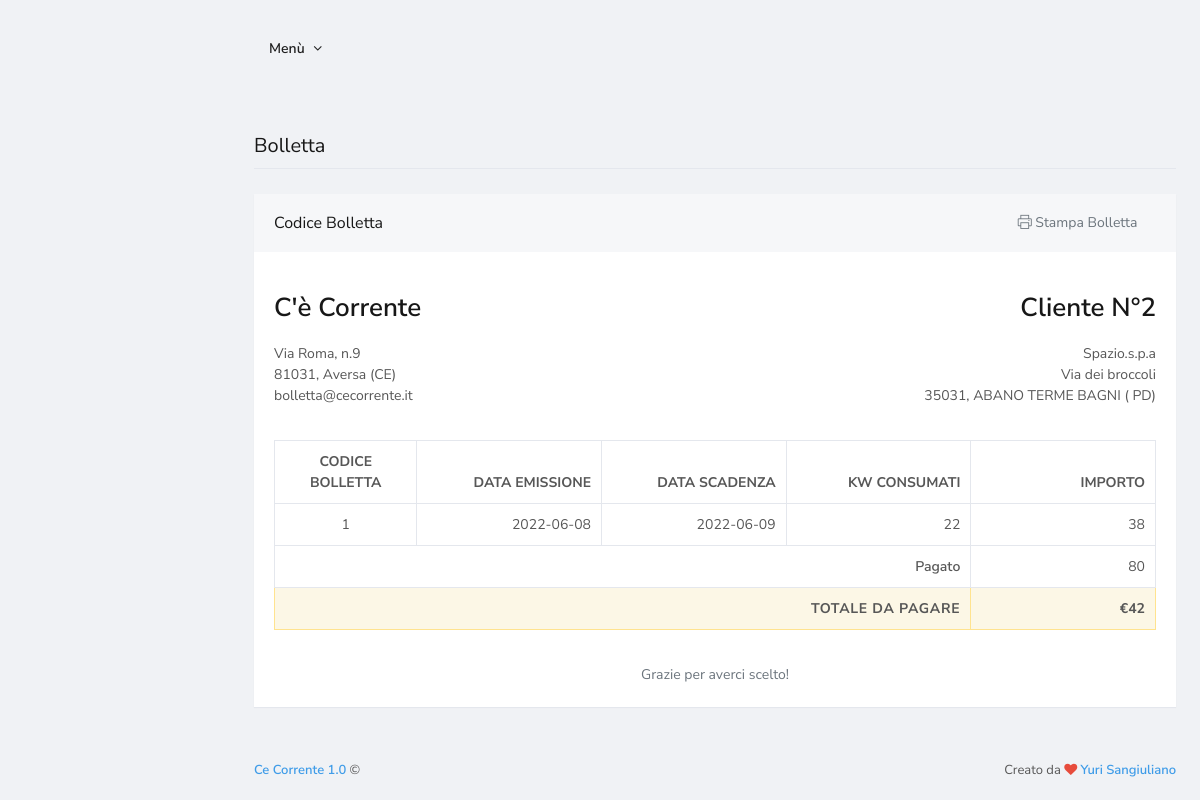
/StampaFattura.php?id=1 (signed in), run on the app's committed database.
### tables this page shows
CREATE TABLE `cliente` (
  `CodCliente` int(11) NOT NULL,
  `IndirizzoFiscale` varchar(255) NOT NULL,
  `Telefono` int(11) NOT NULL,
  `Cognome` varchar(255) DEFAULT NULL,
  `NomeReferente` varchar(255) DEFAULT NULL,
  `RagioneSociale` varchar(255) DEFAULT NULL,
  `CognomeReferente` varchar(255) DEFAULT NULL,
  `EmailPec` varchar(255) NOT NULL,
  `Tipo` text NOT NULL,
  `Nome` varchar(255) DEFAULT NULL,
  `Password` varchar(255) NOT NULL,
  `CodComune` int(11) NOT NULL
);

CREATE TABLE `comuni` (
  `CodComune` int(11) NOT NULL,
  `CAP` int(11) NOT NULL,
  `Comune` varchar(100) NOT NULL,
  `Provincia` text NOT NULL,
  `Regione` varchar(21) NOT NULL
);

CREATE TABLE `bolletta` (
  `CodiceBolletta` int(11) NOT NULL,
  `DataEmissione` date NOT NULL,
  `DataScadenza` date NOT NULL,
  `KWConsumati` double NOT NULL,
  `Importo` decimal(10,0) NOT NULL,
  `CodC` int(11) NOT NULL
);

CREATE TABLE `pagamento` (
  `CodPagamento` int(11) NOT NULL,
  `ImportoSaldato` decimal(10,0) NOT NULL,
  `CodiceTransazione` int(11) NOT NULL,
  `CodiceBolletta` int(11) NOT NULL
);

### inc/_global/config.php (called while the page is built, shortened)
<?php
require 'inc/_classes/Template.php';
$cb                             = new Template('Ce Corrente', '1.0', 'assets');

### inc/backend/config.php (called while the page is built, shortened)
<?php
$cb->inc_header                 = 'inc/backend/views/inc_header.php';
$cb->inc_footer                 = 'inc/backend/views/inc_footer.php';

### assets/php/sessioni.php (called while the page is built, shortened)
<?php
if (isset($_SESSION['MatricolaD'])) {
    $matricolaD = $_SESSION['MatricolaD'];
    $tipo = $_SESSION['TipoUser'];
}
elseif (isset($_SESSION['CodiceCliente'])) {
    $CodiceCliente = $_SESSION['CodiceCliente'];
}
else {
    header("Location: index.php");
    exit();
}
?>

### StampaFattura.php (the view, shortened to what this page needs)
<?php require 'assets/php/sessioni.php'; ?>
<?php require 'inc/_global/config.php'; ?>
<?php require 'inc/backend/config.php'; ?>
<?php require 'inc/_global/views/head_start.php'; ?>
<?php require 'inc/_global/views/head_end.php'; ?>
<?php require 'inc/_global/views/page_start.php'; ?>
<div class="content">
  <h2 class="content-heading d-print-none">
    Bolletta
  </h2>
  <div class="block">
    <div class="block-header block-header-default">
      <h3 class="block-title">Codice Bolletta</h3>
      <div class="block-options">
        <button type="button" class="btn-block-option" onclick="Codebase.helpers('print-page');">
          <i class="si si-printer"></i> Stampa Bolletta
        </button>
        <button type="button" class="btn-block-option" data-toggle="block-option" data-action="fullscreen_toggle"></button>
      </div>
    </div>
    <div class="block-content">
      <div class="row my-20">
        <div class="col-6">
          <p class="h3">C'è Corrente</p>
          <address>
            Via Roma, n.9 <br>
            81031, Aversa (CE) <br>
            bolletta@cecorrente.it
          </address>
        </div>
        <div class="col-6 text-right">
<?php
$sql = "SELECT cliente.CodCliente,cliente.IndirizzoFiscale,comuni.CAP,comuni.Comune,comuni.Provincia,cliente.Nome,cliente.Cognome,RagioneSociale FROM cliente INNER JOIN comuni ON CodCliente= '$CodiceCliente' GROUP BY CodCliente;";
$risultato = mysqli_query($connessione,$sql);
while($riga=mysqli_fetch_array($risultato))
{
    echo "
         <address>
           <p class='h3'>Cliente N°".$riga['CodCliente']."</p>
           ".$riga['Nome']."
                 ".$riga['Cognome']."
                 ".$riga['RagioneSociale']."<br>
                 ".$riga['IndirizzoFiscale']."<br>
                   ".$riga['CAP'].",
                   ".$riga['Comune']." (
                    ".$riga['Provincia'].")<br>
           </address>";
}
?>
        </div>
      </div>
      <div class="table-responsive push">
        <table class="table table-bordered table-hover">
          <thead>
            <tr>
              <th class="text-center" style="width: 60px;">Codice Bolletta</th>
              <th class="text-right" style="width: 120px;">Data Emissione</th>
              <th class="text-right" style="width: 120px;">Data Scadenza</th>
              <th class="text-right" style="width: 120px;">Kw Consumati</th>
              <th class="text-right" style="width: 120px;">Importo</th>
            </tr>
          </thead>
          <tbody>
<?php
$id=$_GET['id'];
$sql = "SELECT * FROM bolletta WHERE CodiceBolletta='$id'";
$risultato = mysqli_query($connessione,$sql);
while($riga=mysqli_fetch_array($risultato))
{
    echo "
         <tr>
                <td class='text-center'>".$riga['CodiceBolletta']."</td>
                <td class='text-right'>".$riga['DataEmissione']."</td>
                 <td class='text-right'>".$riga['DataScadenza']."</td>
                <td class='text-right'>".$riga['KWConsumati']."</td>
                 <td class='text-right'>".$riga['Importo']."</td>
          </tr>";
    $Importo=$riga['Importo'];
}
$sql = "SELECT importoSaldato FROM pagamento WHERE CodiceBolletta ='$id'";
            $risultato=mysqli_query($connessione,$sql);
            $riga=mysqli_fetch_array($risultato);
                ($ImportoSaldato= $riga['importoSaldato']);
            $tot=$ImportoSaldato-$Importo;
?>
            <tr>
              <td colspan="4" class="font-w600 text-right">Pagato</td>
              <td class="text-right"><?php echo($ImportoSaldato)?></td>
            </tr>
            <tr class="table-warning">
              <td colspan="4" class="font-w700 text-uppercase text-right">Totale da pagare</td>
              <td class="font-w700 text-right">€<?php echo($tot)?></td>
            </tr>
          </tbody>
        </table>
      </div>
      <p class="text-muted text-center">Grazie per averci scelto!</p>
    </div>
  </div>
</div>
<?php require 'inc/_global/views/page_end.php'; ?>
<?php require 'inc/_global/views/footer_end.php'; ?>

### inc/_global/views/head_start.php (shortened to what this page needs)
<!doctype html>
<html lang="it">
  <head>

### inc/_global/views/head_end.php (shortened to what this page needs)
<link rel="stylesheet" id="css-main" href="<?php echo $cb->assets_folder; ?>/css/codebase.min.css">
</head>
<body>

### inc/_global/views/page_start.php (shortened to what this page needs)
<div id="page-container"<?php $cb->page_classes(); ?>>
<?php
if (isset($cb->inc_header) && $cb->inc_header) {
  include($cb->inc_header);
}
?>
  <main id="main-container">

### inc/_classes/Template.php (shortened to what this page needs)
<?php
class Template {
  public $name = '',
          $version = '',
          $author = '',
          $robots = '',
          $title = '',
          $description = '',
          $og_url_site = '',
          $og_url_image = '',
          $assets_folder = '',
          $main_nav = array(),
          $main_nav_active = '',
          $theme = '',
          $cookies,
          $google_maps_api_key,
          $l_rtl,
          $l_sidebar_left,
          $l_sidebar_mini,
          $l_sidebar_visible_desktop,
          $l_sidebar_visible_mobile,
          $l_sidebar_inverse,
          $l_side_overlay_hoverable,
          $l_side_overlay_visible,
          $l_page_overlay,
          $l_side_scroll,
          $l_header_fixed,
          $l_header_style,
          $l_m_content,
          $inc_side_overlay,
          $inc_sidebar,
          $inc_header,
          $inc_footer;
  public function __construct($name = '', $version = '', $assets_folder = '') {
    $this->name = $name;
    $this->version = $version;
    $this->assets_folder = $assets_folder;
  }
  public function page_classes($print = true) {
    if ($this->inc_sidebar) {
      if ($this->l_sidebar_visible_desktop) {
        $this->page_classes .= ' sidebar-o';
      }
    }
    if ($this->inc_sidebar || $this->inc_side_overlay) {
      if ($this->l_side_scroll) {
        $this->page_classes .= ' side-scroll';
      }
    }
    if ($this->inc_header) {
      if ($this->l_header_style == 'modern') {
        $this->page_classes .= ' page-header-modern';
      } else if ($this->l_header_style == 'inverse') {
        $this->page_classes .= ' page-header-inverse';
      } else if ($this->l_header_style == 'glass') {
        $this->page_classes .= ' page-header-glass';
      } else if ($this->l_header_style == 'glass-inverse') {
        $this->page_classes .= ' page-header-glass page-header-inverse';
      }
    }
    if ($this->l_m_content == 'boxed') {
      $this->page_classes .= ' main-content-boxed';
    } else if ($this->l_m_content == 'narrow') {
      $this->page_classes .= ' main-content-narrow';
    }
    if ($this->page_classes) {
      if ($print) {
        echo ' class="' . trim($this->page_classes) . '"';
      } else {
        return trim($this->page_classes);
      }
    } else {
      return false;
    }
  }
}

### inc/backend/views/inc_header.php (shortened to what this page needs)
<header id="page-header">
  <div class="content-header">
    <div class="content-header-section">
    <div class="content-header-section">
      <div class="btn-group" role="group">
        <button type="button" class="btn btn-rounded btn-dual-secondary" id="page-header-user-dropdown" data-toggle="dropdown" aria-haspopup="true" aria-expanded="false">
          <span class="d-none d-sm-inline-block">Menù</span>
          <i class="fa fa-angle-down ml-5"></i>
        </button>
      </div>
    </div>
  </div>
</div>
</header>

### inc/_global/views/page_end.php (shortened to what this page needs)
</main>
<?php
if (isset($cb->inc_footer) && $cb->inc_footer) {
  include($cb->inc_footer);
}
?>
</div>

### inc/backend/views/inc_footer.php (shortened to what this page needs)
<footer id="page-footer">
  <div class="content py-20 font-size-sm clearfix">
    <div class="float-right">
      Creato da <i class="fa fa-heart text-pulse"></i> <a class="font-w600" href="" target="_blank">Yuri Sangiuliano</a>
    </div>
    <div class="float-left">
      <a class="font-w600" href="" target="_blank"><?php echo $cb->name . ' ' . $cb->version; ?></a> &copy; <span class="js-year-copy"></span>
    </div>
  </div>
</footer>

### inc/_global/views/footer_end.php (shortened to what this page needs)
</body>
</html>

### data on the page
cliente: CodCliente "2", RagioneSociale "Spazio.s.p.a", IndirizzoFiscale "Via dei broccoli", CodComune.CAP "35031", CodComune.Comune "ABANO TERME BAGNI", CodComune.Provincia "PD"
bolletta: CodiceBolletta "1", DataEmissione "2022-06-08", DataScadenza "2022-06-09", KWConsumati "22", Importo "38"
pagamento: ImportoSaldato "80", ImportoSaldato.Importo "42"

### other printed values
$cb->name "Ce Corrente"
$cb->version "1.0"
